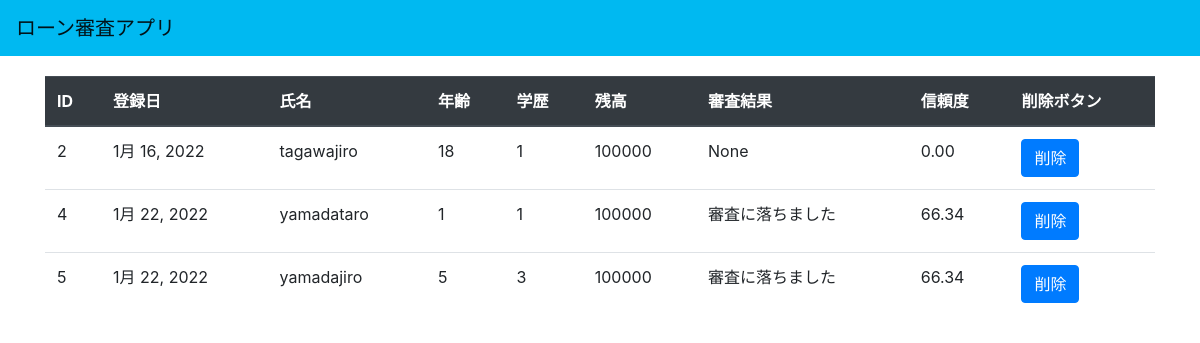
Before: /history/ with the older database file.
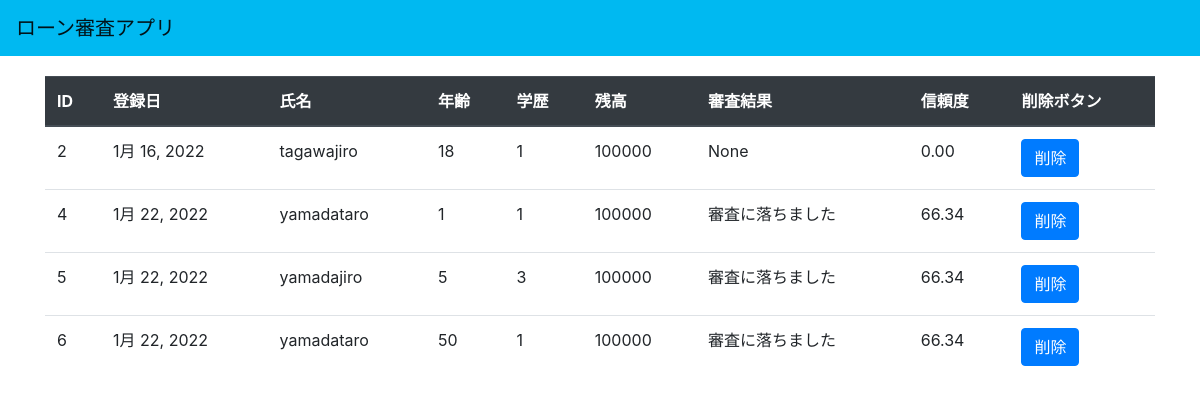
After: the same page with the newer database file.
### mlapp/models.py (models this page shows, shortened)
class Customer(models.Model):
  education_options = (
  (1, 'graduate_school'),
  (2, 'university'),
  (3, 'high school'),
  (4, 'other'),
  )
  marriage_options = (
  (1, 'married'),
  (2, 'single'),
  (3, 'others')
  )
  id = models.AutoField(primary_key=True)
  last_name = models.CharField('名字', max_length=30)
  first_name = models.CharField('名前', max_length=30)
  limit_balance = models.IntegerField('残高', default=100000) # default : デフォルト値の設定
  education = models.IntegerField('学歴', choices=education_options, default=0)
  marriage = models.IntegerField('結婚歴', choices=marriage_options, default=0)
  age = models.IntegerField('年齢')
  result = models.IntegerField(blank=True, null=True) #null(空白）を許可する設定、この場合 blank=True にしないとエラーになる
  proba = models.FloatField(default=0.0)
  comment = models.CharField(max_length=200, blank=True, null=True)
  registered_date = models.DateField(default=date.today()) #default=date.today() : 本日の日付をデフォルトに設定

### mlapp/views.py (the view)
# urls.py: path('history/', views.history, name='history'),
def history(request):
    if request.method == 'POST': # POSTメソッドが送信された場合
        d_id = request.POST # POSTされた値を取得→顧客ID
        d_customer = Customer.objects.filter(id=d_id['d_id']) # filterメソッドでidが一致するCustomerのデータを取得
        d_customer.delete() # 取得した顧客データを消去
        customers = Customer.objects.all() # 顧客全データを取得
        return render(request, 'mlapp/history.html', {'customers':customers})
    else:
        customers = Customer.objects.all()
        return render(request, 'mlapp/history.html', {'customers':customers})

### templates/mlapp/history.html (shortened to what this page needs)
{% extends 'mlapp/base.html' %}
{% block content %}
<div class="container" style="margin-top: 20px;">
  <table class="table">
    <thead class="thead-dark">
      <tr>
        <th>ID</th>
        <th>登録日</th>
        <th>氏名</th>
        <th>年齢</th>
        <th>学歴</th>
        <th>残高</th>
        <th>審査結果</th>
        <th>信頼度</th>
        <th>削除ボタン</th>
      </tr>
    </thead>
      <tbody>
    {% for customer in customers %}
      <tr>
        <td>{{customer.id}}</td>
        <td>{{customer.registered_date}}</td>
        <td>{{customer.last_name}}{{customer.first_name}}</td>
        <td>{{customer.age}}</td>
        <td>{{customer.education}}</td>
        <td>{{customer.limit_balance}}</td>
        <td>{% if customer.result == 0 %}審査に落ちました{% elif customer.result == 1 %}審査に受かりました{%  else %}None{% endif %}</td>
        <td>{{customer.proba|floatformat:2}}</td>
        <td><form class="delete" method="POST">{% csrf_token %}
            <button class="btn btn-primary" type="submit" name="d_id" value={{customer.id}}>削除</button></form>
      </tr>
    {% endfor %}
    </tbody>
  </table>
</div>
{% endblock%}

Changed rows visible on the page:
added Customer: id "6", registered_date "1月 22, 2022", last_name "yamada", first_name "taro", age "50", education "1", limit_balance "100000", result "審査に落ちました", proba "66.34"
